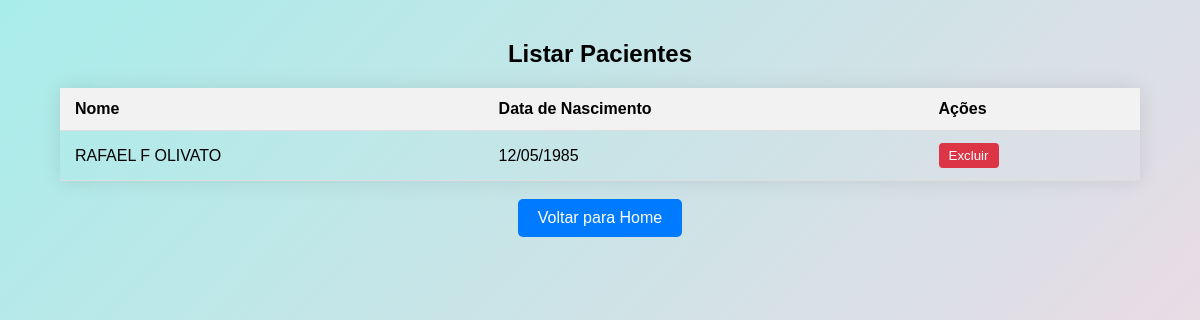
Before: /listar_pacientes/ with the older database file.
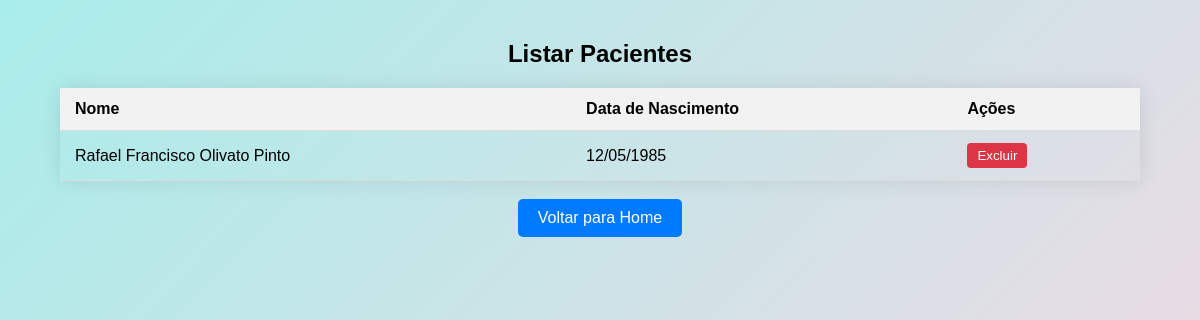
After: the same page with the newer database file.
### sgis/models.py (models this page shows, shortened)
class Paciente(models.Model):
    nome = models.CharField(max_length=255, verbose_name="Nome Completo")
    cnes = models.CharField(max_length=15, blank=True, null=True)
    cpf = BRCPFField(unique=True)
    data_nascimento = models.DateField()
    endereco = models.OneToOneField(Endereco, on_delete=models.CASCADE)
    telefone = models.CharField(max_length=20, blank=True, null=True)

### sgis/views.py (the view)
# urls.py: path('listar_pacientes/', views.listar_pacientes, name='listar_pacientes'),
def listar_pacientes(request):
        pacientes = Paciente.objects.all()
        return render(request, 'sgis/listar_pacientes.html', {'pacientes': pacientes})

### sgis/templates/sgis/listar_pacientes.html (shortened to what this page needs)
{% load static %}
<!DOCTYPE html>
<html>
<head>
    <link rel="stylesheet" href="{% static 'css/style.css' %}">
</head>
<body>
    <div class="content">
        <h2>Listar Pacientes</h2>
        <table>
            <thead>
                <tr>
                    <th>Nome</th>
                    <th>Data de Nascimento</th>
                    <th>Ações</th>
                </tr>
            </thead>
            <tbody>
                {% for paciente in pacientes %}
                    <tr>
                        <td>{{ paciente.nome }}</td>
                        <td>{{ paciente.data_nascimento|date:"d/m/Y" }}</td>
                        <td>
                            <form method="post" action="{% url 'excluir_paciente' paciente.id %}">
                                <button type="submit" class="delete-button">Excluir</button>
                            </form>
                        </td>
                    </tr>
                {% endfor %}
            </tbody>
        </table>
        <br>
        <a href="{% url 'home' %}" class="home-button">Voltar para Home</a>
    </div>
</body>
</html>

Changed rows visible on the page:
changed Paciente: nome "RAFAEL F OLIVATO" → "Rafael Francisco Olivato Pinto"
